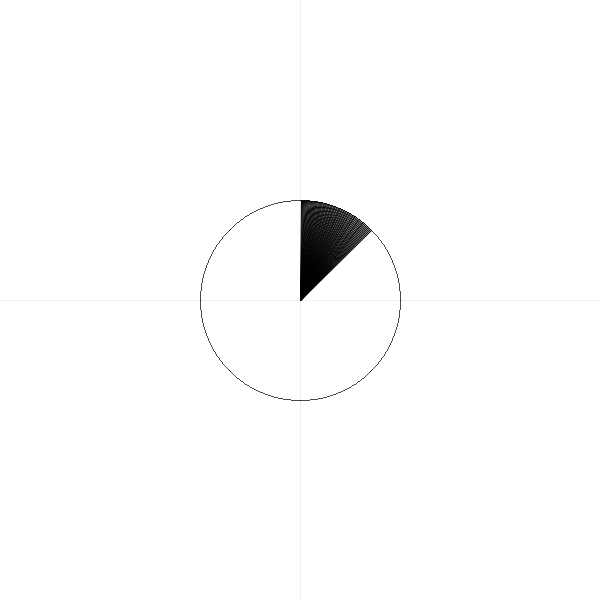
Frame 1 (no input)
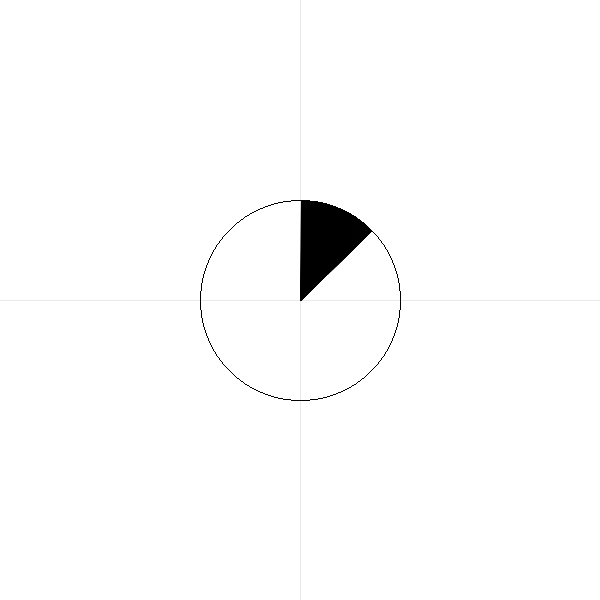
Frame 60 (the mouse pressed at the canvas centre just before this capture)
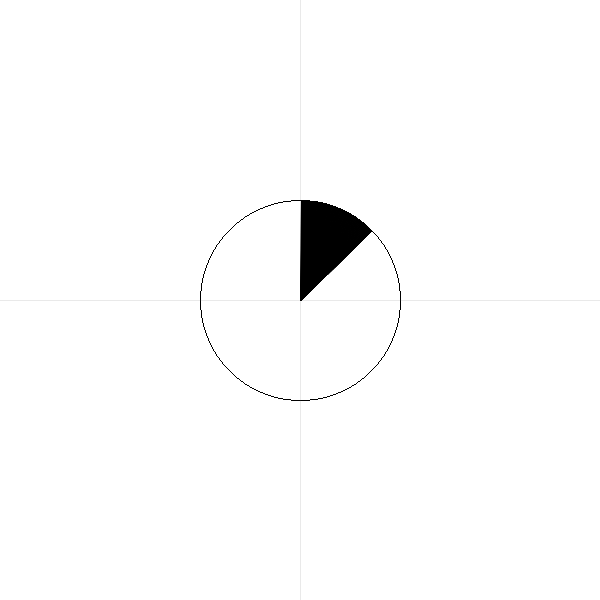
Frame 120 (the mouse held since frame 60 and released just before this capture)

The Processing sketch that drew these frames (run headless with seeded random() and noise(); from frame 60 on, the mouse is pressed at the canvas centre):

// Processing sketch: lingkaranFill
// ── lingkaranFill.pde
void setup() {
    size(600,600);
    background(255);
}

void draw() {
    drawHelpLines();
    //(titik tengah x, titik tengah y, jari-jari, ketebalan garis, warna fill, warna bound);
    //LingkaranFill(0,0,50,3,kuning,merah);
    midpoint(0,0,100);
}

void midpoint(int x0, int y0, int r) {
    int P=1-r;
    int x=0;
    int y=r;
 
    plot(x0,y0,x,y);
    for (int xa=x; x<y;) {
 
        if (P<0)
        {
            x=x+1;
            P=P+2*x+1;
            plot(x0,y0,x,y);
            garis(x0,y0,x,y);
        }
        else
        {
            x=x+1;
            y=y-1;
            P=P+(2*x)-(2*y)+1;
            plot(x0,y0,x,y);
            garis(x0,y0,x,y);
        }
    }
}
 
void plot(int x0, int y0, int x, int y) {
    stdPoint(x+x0, y+y0);
    stdPoint(x+x0, -y+y0);
    stdPoint(-x+x0, -y+y0);
    stdPoint(-x+x0, y+y0);
    stdPoint(y+x0, x+y0);
    stdPoint(y+x0, -x+y0);
    stdPoint(-y+x0, x+y0);
    stdPoint(-y+x0, -x+y0);
}

void garis(int x, int y, int x1, int y1){
    line(x+(600/2), (y*-1)+(600/2),x1+(600/2), (y1*-1)+(600/2));
}

void stdPoint(int xxx, int yyy)
{
    point(xxx+(600/2), (yyy*-1)+(600/2));
}
 
void drawHelpLines()
{
    stroke(233, 233, 233);
    for (int z=0; z<600; z=z+1) {
        point((600/2), z);
        point(z, (600/2));
    }
    stroke(0, 0, 0);
}
